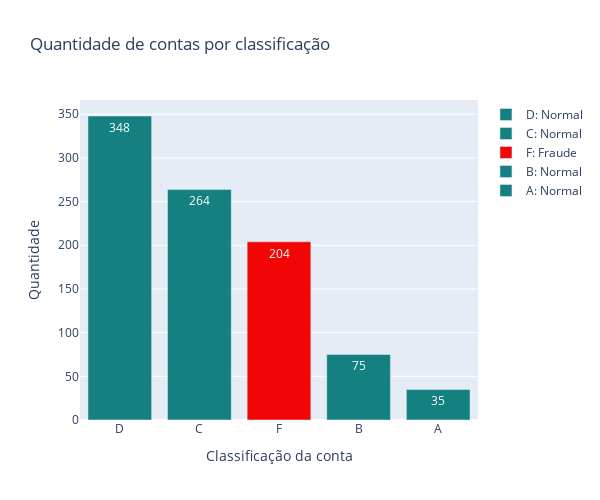

Here is the notebook cell this chart was saved with:
### Code cell
#Não vou utilizar o método que eu criei porque nesse gráfico eu quero mostrar com uma personalização diferente.
values = df_train['ranking'].value_counts()
fig = go.Figure()
for i in range(len(values)):
    if values.index[i] != 'F':
        fig.add_trace(go.Bar(
            x = [values.index[i]],
            y = [values[i]],
            text = [values[i]],
            marker={'color': '#148080'},
            name = '{}: Normal'.format(values.index[i])
        ))
    else:
        fig.add_trace(go.Bar(
            x = [values.index[i]],
            y = [values[i]],
            text = [values[i]],
            marker={'color': '#F20505'},
            name = '{}: Fraude'.format(values.index[i])
        ))

fig.update_layout(
    title_text="<span>Quantidade de contas por classificação</span>",
    autosize=False,
    width=600,
    height=500,
    xaxis=dict(title='<span>Classificação da conta</span>'),
    yaxis=dict(title='<span>Quantidade</span>'),
)
fig.show()

### Figure 1 — Plotly figure (JSON) as saved in the notebook; plotly's stock layout.template omitted (floating-point values rounded to 4 significant figures)
{"data": [{"marker": {"color": "#148080"}, "name": "D: Normal", "text": ["348"], "type": "bar", "x": ["D"], "y": [348]}, {"marker": {"color": "#148080"}, "name": "C: Normal", "text": ["264"], "type": "bar", "x": ["C"], "y": [264]}, {"marker": {"color": "#F20505"}, "name": "F: Fraude", "text": ["204"], "type": "bar", "x": ["F"], "y": [204]}, {"marker": {"color": "#148080"}, "name": "B: Normal", "text": ["75"], "type": "bar", "x": ["B"], "y": [75]}, {"marker": {"color": "#148080"}, "name": "A: Normal", "text": ["35"], "type": "bar", "x": ["A"], "y": [35]}], "layout": {"autosize": false, "height": 500, "title": {"text": "<span>Quantidade de contas por classificação</span>"}, "width": 600, "xaxis": {"autorange": true, "range": [-0.5, 4.5], "title": {"text": "<span>Classificação da conta</span>"}, "type": "category"}, "yaxis": {"autorange": true, "range": [0, 366.3], "title": {"text": "<span>Quantidade</span>"}, "type": "linear"}}}
